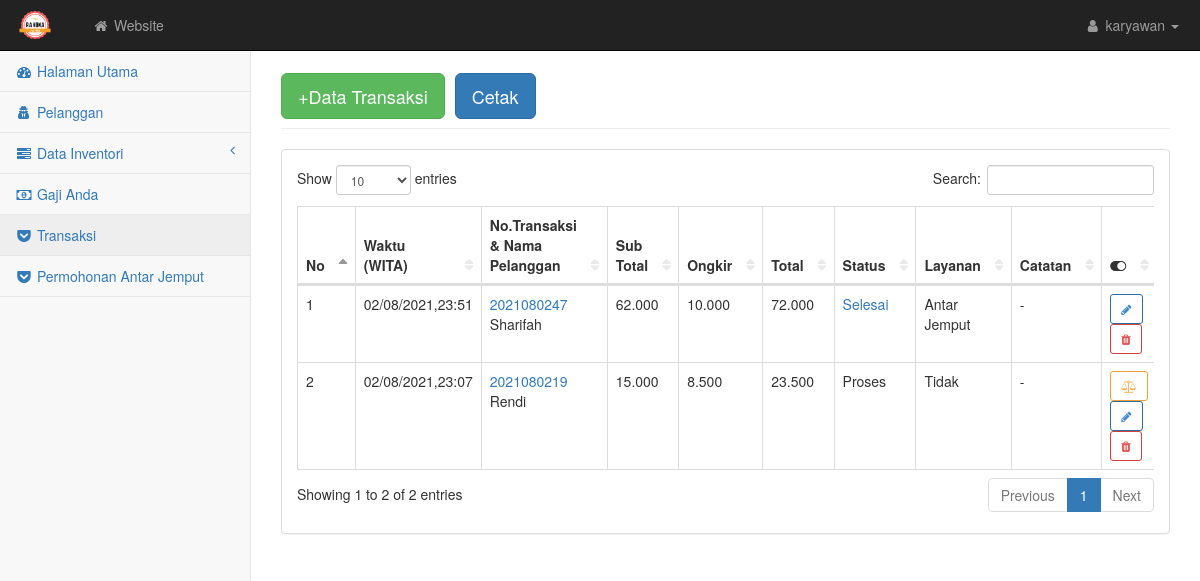
The app's page /karyawan/transaksi.php, older data.
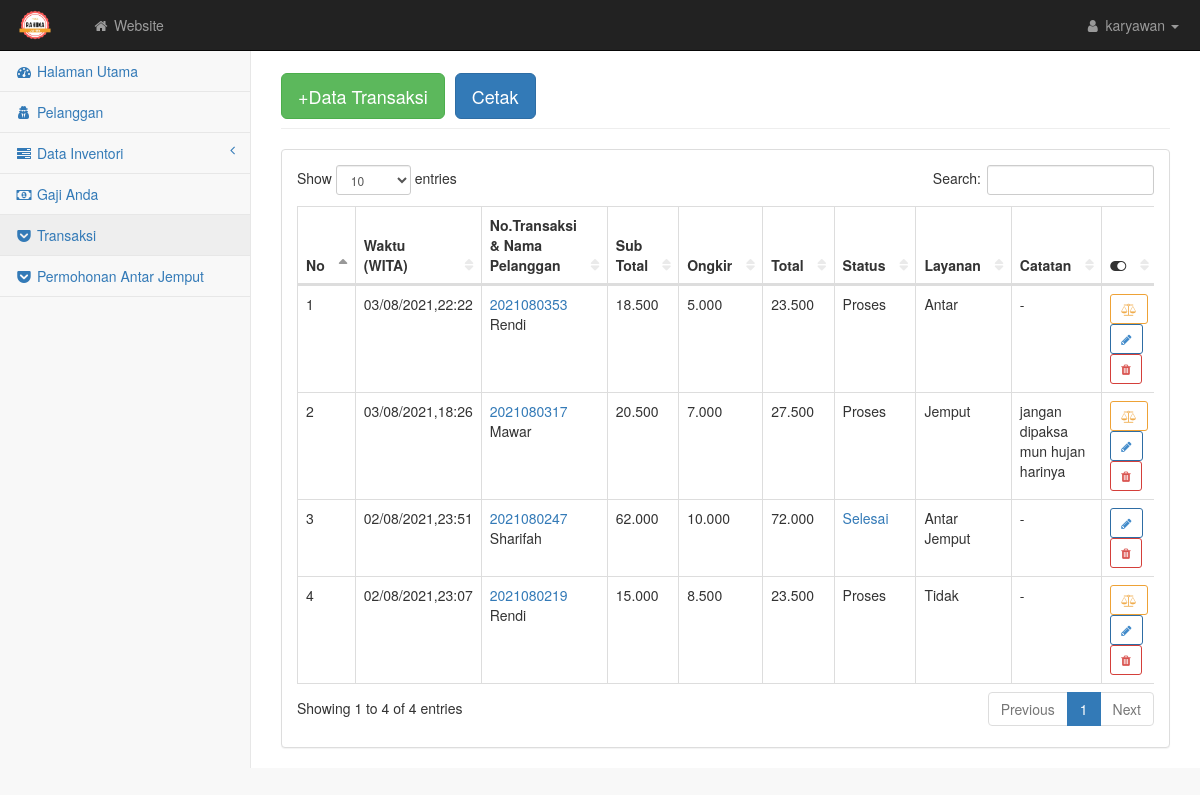
The same page, newer data.
### tables this page shows
CREATE TABLE `transaksi` (
  `notransaksi` varchar(15) NOT NULL,
  `id` int(5) NOT NULL,
  `tgl` datetime NOT NULL,
  `total` float NOT NULL,
  `status` varchar(100) NOT NULL,
  `layanan` varchar(20) NOT NULL,
  `ongkir` float NOT NULL,
  `catatan` varchar(100) NOT NULL,
  `konfirmasi` varchar(50) NOT NULL
);

CREATE TABLE `user` (
  `id` int(5) NOT NULL,
  `nama` varchar(100) NOT NULL,
  `username` varchar(10) NOT NULL,
  `password` varchar(10) NOT NULL,
  `jk` enum('Laki-Laki','Wanita') NOT NULL,
  `ttl` varchar(80) NOT NULL,
  `telp` varchar(15) NOT NULL,
  `alamat` text NOT NULL,
  `tugas` varchar(100) NOT NULL,
  `level` varchar(30) NOT NULL
);

### karyawan/transaksi.php (the view, shortened to what this page needs)
<?php require('atas.php'); error_reporting(0); ?>
<div id="page-wrapper">
    <div class="container-fluid">
        <div class="row">
            <div class="col-lg-12">
                <h1 class="page-header"><button class="btn btn-success btn-lg"><a href="transaksi_input.php" style="color: white; text-decoration: none">+Data Transaksi</a></button>
                <button type="button" class="btn btn-primary btn-lg" data-toggle="modal" data-target="#myModal"> Cetak </button></h1>
            </div>
        </div>
        <div class="row">
            <div class="col-lg-12">
                <div class="panel panel-default">
                    <div class="panel-body">
                        <div class="table-responsive">
                            <table class="table table-bordered table-hover" id="dataTables-example">
                                <thead class="success">
                                    <tr>
                                        <th>No</th>
                                        <th>Waktu (WITA)</th>
                                        <th>No.Transaksi <br>& Nama Pelanggan</th>
                                        <th>Sub Total</th>
                                        <th>Ongkir</th>
                                        <th>Total</th>
                                        <th>Status</th>
                                        <th>Layanan</th>
                                        <th>Catatan</th>
                                        <th><i class="fa fa-toggle-on"></i></th>
                                    </tr>
                                </thead>
                                <tbody>
                                    <?php $no=1; $query = mysqli_query($kon, "SELECT * FROM transaksi INNER JOIN user ON transaksi.id = user.id ORDER BY tgl DESC");
                                        while($data = mysqli_fetch_array($query)){ ?>
                                            <tr class="odd gradeX">
                                                    <td><?= $no++; ?></td>
                                                    <td><?= date('d/m/Y,H:i',strtotime($data['tgl'])) ?></td>
                                                    <td>
                                                        <a href="transaksi_detail.php?notransaksi=<?= $data['notransaksi'] ?>"><?= $data['notransaksi'] ?></a>
                                                        <?= $data['nama'] ?>
                                                    </td>
                                                    <td><?= number_format($data['total']-$data['ongkir'],0,'.','.') ?></td>
                                                    <td><?= number_format($data['ongkir'],0,'.','.') ?></td>
                                                    <td><?= number_format($data['total'],0,'.','.') ?></td>
                                                    <td>
                                                        <?php if($data['status']=='Selesai'){ ?>
                                                            <a target="_blank" href="https://wa.me/?phone=<?= $data['telp'] ?>&text=Halo, <?= $data['nama'] ?>.%20Kami%20dari%20RahimaLaundry%20memberitahukan%20bahwa%0A%0ALaundry%20Anda%20dengan%20_No.Transaksi%20:%20<?= $data['notransaksi'] ?>_%20telah%20*SELESAI*."><?= $data['status'] ?></a>
                                                        <?php }else{
                                                            echo $data['status'];
                                                        } ?></td>
                                                    <td><?= $data['layanan'] ?></td>
                                                    <td><?= $data['catatan'] ?></td>
                                                    <td><?php if($data['status']=='Proses'){ ?><a href="proses_input.php?notransaksi=<?php echo $data['notransaksi']; ?>" class="btn btn-outline btn-warning btn-sm"><i class="fa fa-balance-scale"></i></a><?php } ?>
                                                    <a href="transaksi_edit.php?notransaksi=<?php echo $data['notransaksi']; ?>" class="btn btn-outline btn-primary btn-sm"><i class="fa fa-pencil"></i></a><a href="delete.php?notransaksi=<?php echo $data['notransaksi'] ?>" class="btn btn-outline btn-danger btn-sm"><i class="fa fa-trash"></i></a>
                                                    </td>
                                                </tr>
                                        <?php } ?>
                                </tbody>
                            </table>
                        </div>
                    </div>
                </div>
            </div>
        </div>
    </div>
</div>
    </div>
<?php require('bawah.php') ?>

### karyawan/atas.php (shortened to what this page needs)
<!DOCTYPE html>
<html lang="en">
    <head>
        <link href="css/bootstrap.min.css" rel="stylesheet">
        <link href="css/dataTables/dataTables.bootstrap.css" rel="stylesheet">
        <link href="css/dataTables/dataTables.responsive.css" rel="stylesheet">
        <link href="css/metisMenu.min.css" rel="stylesheet">
        <link href="css/timeline.css" rel="stylesheet">
        <link href="css/startmin.css" rel="stylesheet">
        <link href="css/morris.css" rel="stylesheet">
        <link href="css/font-awesome.min.css" rel="stylesheet" type="text/css">
    </head>
    <body>
        <div id="wrapper">
            <nav class="navbar navbar-inverse navbar-fixed-top" role="navigation">
                <div class="navbar-header">
                    <a class="navbar-brand" href="#"><img src="../images/logo.png" style="width: 40px; position: relative; bottom: 10px; float: left; margin-right: 7px;"></a>
                </div>
                <ul class="nav navbar-nav navbar-left navbar-top-links">
                    <li><a href="../index.php" target="_blank"><i class="fa fa-home fa-fw"></i> Website</a></li>
                </ul>
                <ul class="nav navbar-right navbar-top-links">
                    <li class="dropdown">
                        <a class="dropdown-toggle" data-toggle="dropdown" href="#">
                            <i class="fa fa-user fa-fw"></i> karyawan <b class="caret"></b>
                        </a>
                    </li>
                </ul>
<div class="navbar-default sidebar" role="navigation">
    <div class="sidebar-nav navbar-collapse">
        <ul class="nav" id="side-menu">
            <li>
                <a href="index.php"><i class="fa fa-dashboard fa-fw"></i> Halaman Utama</a>
            </li>
            <li>
                <a href="user.php"><i class="fa fa-user-secret fa-fw"></i> Pelanggan</a>
            </li>
            <li>
                <a href="#"><i class="fa fa-tasks fa-fw"></i> Data Inventori<span class="fa arrow"></span></a>
            </li>
            <li>
                <a href="gaji.php"><i class="fa fa-money fa-fw"></i> Gaji Anda</a>
            </li>
            <li>
                <a href="transaksi.php"><i class="fa fa-get-pocket fa-fw"></i> Transaksi</a>
            </li>
            <li>
                <a href="mohon.php"><i class="fa fa-get-pocket fa-fw"></i> Permohonan Antar Jemput</a>
            </li>
        </ul>
    </div>
</div>
</nav>

### karyawan/bawah.php (shortened to what this page needs)
</body>
</html>

### karyawan/css/startmin.css (style rules this page uses)
body { background-color: #f8f8f8; }
#wrapper { width: 100%; }
#page-wrapper { padding-top: 30px; min-height: 568px; background-color: #fff; }
@media (min-width:768px) { #page-wrapper { position: inherit; margin-left: 250px; padding: 30px 15px 0 15px; border-left: 1px solid #e7e7e7; } }
.navbar-header { float: left; }
.navbar-left { float: left; }
.navbar-right { text-align: right; }
.navbar-top-links { margin: 0; }
.navbar-top-links li { display: inline-block; }
.navbar-top-links li:last-child { margin-right: 6px; }
.navbar-top-links li a { padding: 15px; min-height: 50px; }
.navbar-top-links>li>a { color: #999; }
.sidebar .sidebar-nav.navbar-collapse { padding-right: 0; padding-left: 0; }
.sidebar ul li { border-bottom: 1px solid #e7e7e7; }
.sidebar ul li a.active { background-color: #eee; }
.sidebar .arrow { float: right; }
.sidebar .fa.arrow:before { content: "\f104"; }
@media (min-width:768px) { .sidebar { z-index: 1; position: absolute; width: 250px; margin-top: 51px; } }
.btn-outline { color: inherit; background-color: transparent; transition: all .5s; }
.btn-primary.btn-outline { color: #428bca; }
.btn-warning.btn-outline { color: #f0ad4e; }
.btn-danger.btn-outline { color: #d9534f; }
table.dataTable thead .sorting, table.dataTable thead .sorting_asc, table.dataTable thead .sorting_desc, table.dataTable thead .sorting_asc_disabled, table.dataTable thead .sorting_desc_disabled { background: 0 0; }
table.dataTable thead .sorting_asc:after { content: "\f0de"; float: right; font-family: fontawesome; }
table.dataTable thead .sorting:after { content: "\f0dc"; float: right; font-family: fontawesome; color: rgba(50,50,50,.5); }

Row changes from the older to the newer data that the page shows:
added transaksi: tgl "03/08/2021,22:22", notransaksi "2021080353", user.nama "Rendi", $data['total']-$data['ongkir'] "18.500", ongkir "5.000", total "23.500", status "Proses", layanan "Antar", catatan "-"
added transaksi: tgl "03/08/2021,18:26", notransaksi "2021080317", user.nama "Mawar", $data['total']-$data['ongkir'] "20.500", ongkir "7.000", total "27.500", status "Proses", layanan "Jemput", catatan "jangan dipaksa mun hujan harinya"
Text that changed along with them:
text written by a page script: "Show entries Search: Showing 1 to 2 of 2 entries Previous 1 Next" → "Show entries Search: Showing 1 to 4 of 4 entries Previous 1 Next"
